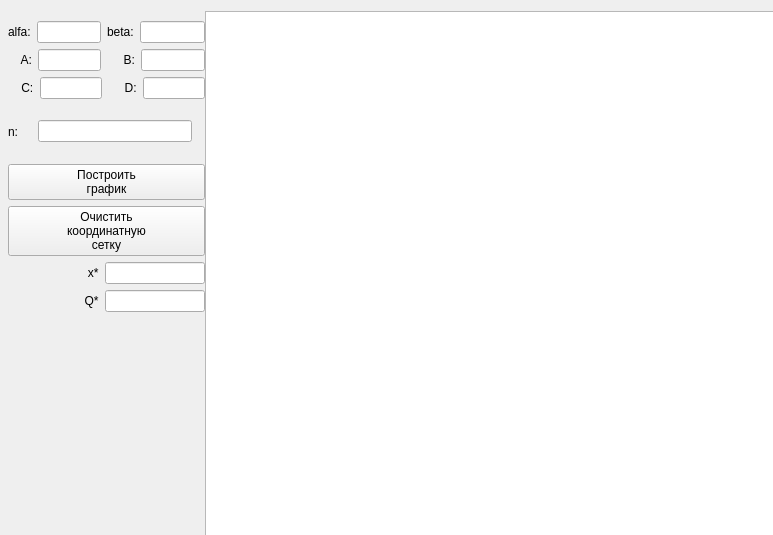
<?xml version="1.0" encoding="UTF-8"?>
<ui version="4.0">
 <class>Form</class>
 <widget class="QWidget" name="Form">
  <property name="geometry">
   <rect>
    <x>0</x>
    <y>0</y>
    <width>773</width>
    <height>535</height>
   </rect>
  </property>
  <property name="sizePolicy">
   <sizepolicy hsizetype="Maximum" vsizetype="Maximum">
    <horstretch>0</horstretch>
    <verstretch>0</verstretch>
   </sizepolicy>
  </property>
  <property name="maximumSize">
   <size>
    <width>846</width>
    <height>678</height>
   </size>
  </property>
  <property name="windowTitle">
   <string>Form</string>
  </property>
  <widget class="PlotWidget" name="graphicsView">
   <property name="geometry">
    <rect>
     <x>205</x>
     <y>11</y>
     <width>621</width>
     <height>651</height>
    </rect>
   </property>
  </widget>
  <widget class="QWidget" name="layoutWidget">
   <property name="geometry">
    <rect>
     <x>8</x>
     <y>21</y>
     <width>197</width>
     <height>291</height>
    </rect>
   </property>
   <layout class="QVBoxLayout" name="verticalLayout">
    <item>
     <layout class="QHBoxLayout" name="horizontalLayout_2">
      <item>
       <widget class="QLabel" name="label_2">
        <property name="text">
         <string>alfa:</string>
        </property>
       </widget>
      </item>
      <item>
       <widget class="QLineEdit" name="alfa_Edit"/>
      </item>
      <item>
       <widget class="QLabel" name="label">
        <property name="text">
         <string>beta:</string>
        </property>
       </widget>
      </item>
      <item>
       <widget class="QLineEdit" name="beta_Edit"/>
      </item>
     </layout>
    </item>
    <item>
     <layout class="QHBoxLayout" name="horizontalLayout_4">
      <item>
       <widget class="QLabel" name="label_5">
        <property name="text">
         <string>    A:</string>
        </property>
       </widget>
      </item>
      <item>
       <widget class="QLineEdit" name="A_Edit"/>
      </item>
      <item>
       <widget class="QLabel" name="label_6">
        <property name="text">
         <string>     B:</string>
        </property>
       </widget>
      </item>
      <item>
       <widget class="QLineEdit" name="B_Edit"/>
      </item>
     </layout>
    </item>
    <item>
     <layout class="QHBoxLayout" name="horizontalLayout_5">
      <item>
       <widget class="QLabel" name="label_8">
        <property name="text">
         <string>    C:</string>
        </property>
       </widget>
      </item>
      <item>
       <widget class="QLineEdit" name="lineEdit"/>
      </item>
      <item>
       <widget class="QLabel" name="label_9">
        <property name="text">
         <string>     D:</string>
        </property>
       </widget>
      </item>
      <item>
       <widget class="QLineEdit" name="D_Edit"/>
      </item>
     </layout>
    </item>
    <item>
     <layout class="QHBoxLayout" name="horizontalLayout">
      <item>
       <widget class="QLabel" name="label_3">
        <property name="text">
         <string>n:    </string>
        </property>
       </widget>
      </item>
      <item>
       <widget class="QLineEdit" name="n_Edit"/>
      </item>
      <item>
       <widget class="QLabel" name="label_4">
        <property name="text">
         <string/>
        </property>
       </widget>
      </item>
     </layout>
    </item>
    <item>
     <widget class="QPushButton" name="createButt">
      <property name="text">
       <string>Построить 
график</string>
      </property>
     </widget>
    </item>
    <item>
     <widget class="QPushButton" name="clearButt">
      <property name="text">
       <string>Очистить 
координатную 
сетку</string>
      </property>
      <property name="autoDefault">
       <bool>false</bool>
      </property>
      <property name="default">
       <bool>false</bool>
      </property>
     </widget>
    </item>
    <item>
     <layout class="QHBoxLayout" name="horizontalLayout_6">
      <item>
       <widget class="QLabel" name="label_7">
        <property name="text">
         <string>                        x*</string>
        </property>
       </widget>
      </item>
      <item>
       <widget class="QLineEdit" name="x_exp_Edit"/>
      </item>
     </layout>
    </item>
    <item>
     <layout class="QHBoxLayout" name="horizontalLayout_3">
      <item>
       <widget class="QLabel" name="label_10">
        <property name="text">
         <string>                       Q*</string>
        </property>
       </widget>
      </item>
      <item>
       <widget class="QLineEdit" name="q_exp_Edit"/>
      </item>
     </layout>
    </item>
   </layout>
  </widget>
 </widget>
 <customwidgets>
  <customwidget>
   <class>PlotWidget</class>
   <extends>QGraphicsView</extends>
   <header>pyqtgraph</header>
  </customwidget>
 </customwidgets>
 <resources/>
 <connections/>
</ui>
